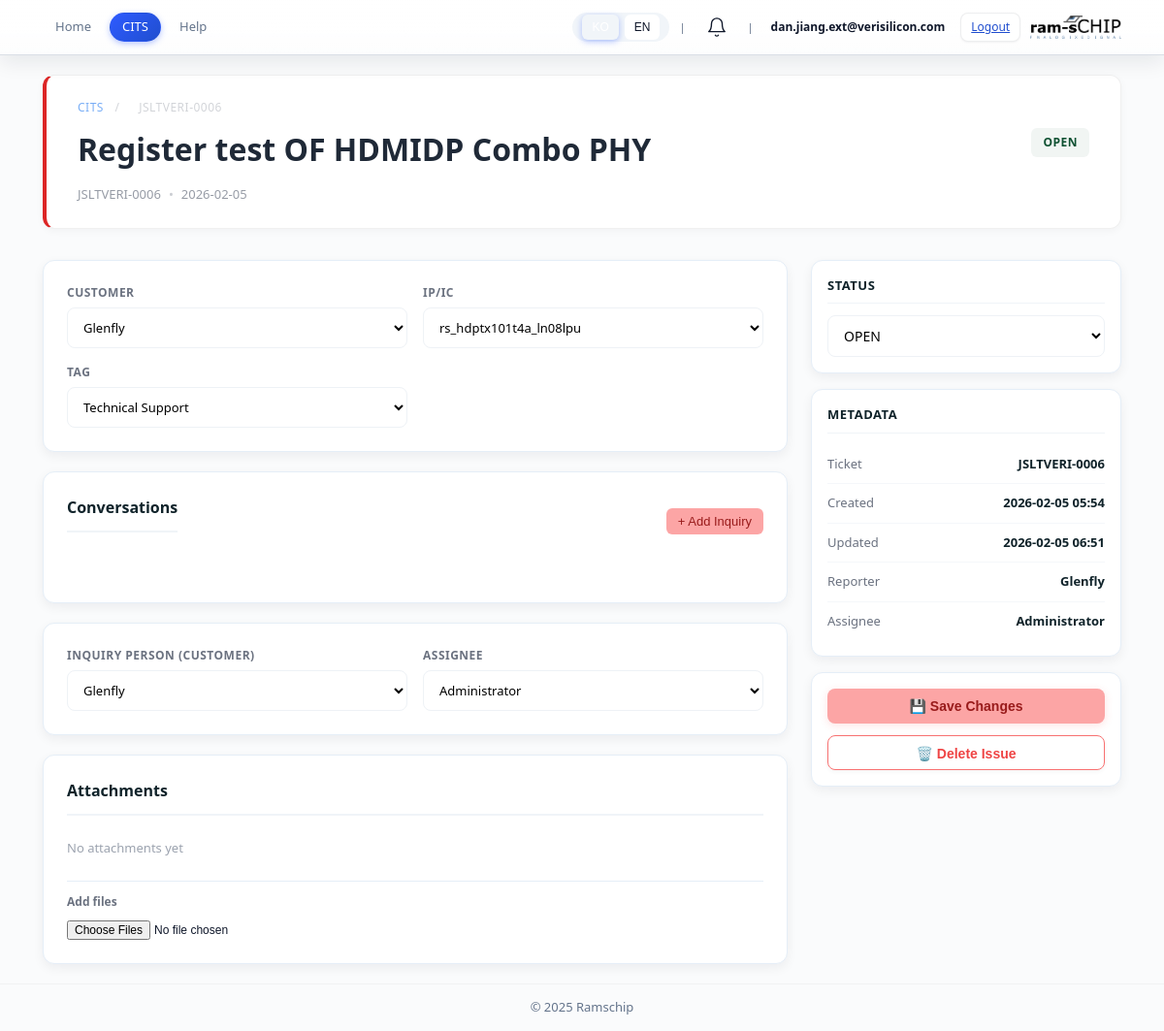
Page /cits/issue/6 (signed in) on the committed database.
### modules/cits/models.py (models this page shows)
class Customer(Base):
    __tablename__ = "customers"
    id: Mapped[int] = mapped_column(primary_key=True)
    name: Mapped[str] = mapped_column(String(255), unique=True, index=True)
    company: Mapped[str] = mapped_column(String(255), nullable=True)
    email: Mapped[str] = mapped_column(String(255), nullable=True)
    notes: Mapped[str] = mapped_column(Text, nullable=True)
    is_active: Mapped[bool] = mapped_column(default=True)
    created_at: Mapped[datetime] = mapped_column(default=datetime.utcnow)
    updated_at: Mapped[datetime] = mapped_column(default=datetime.utcnow, onupdate=datetime.utcnow)

class CustomerIssue(Base):
    __tablename__ = "customer_issues"
    id: Mapped[int] = mapped_column(primary_key=True)
    ticket_no: Mapped[str] = mapped_column(String(64), unique=True, index=True)
    title: Mapped[str] = mapped_column(String(255))
    description: Mapped[str] = mapped_column(Text, nullable=True)
    status: Mapped[str] = mapped_column(SAEnum(IssueStatusEnum, native_enum=False), default=IssueStatusEnum.OPEN)
    tag: Mapped[str] = mapped_column(SAEnum(IssueTagEnum, native_enum=False), nullable=True)
    customer: Mapped[str] = mapped_column(String(255), nullable=True)
    ip_ic: Mapped[str] = mapped_column(String(128), nullable=True)
    priority: Mapped[str] = mapped_column(String(32), nullable=True)
    reporter: Mapped[str] = mapped_column(String(128), nullable=True)
    assignee: Mapped[str] = mapped_column(String(128), nullable=True)
    attachments: Mapped[str] = mapped_column(String(1000), nullable=True)
    created_at: Mapped[datetime] = mapped_column(default=datetime.utcnow)
    updated_at: Mapped[datetime] = mapped_column(default=datetime.utcnow, onupdate=datetime.utcnow)
    __table_args__ = (
        Index('ix_customer_issues_status', 'status'),
    )

class IP(Base):
    __tablename__ = "ips"
    id: Mapped[int] = mapped_column(primary_key=True)
    customer_id: Mapped[int] = mapped_column(Integer, nullable=False, index=True)
    name: Mapped[str] = mapped_column(String(255), index=True)
    description: Mapped[str] = mapped_column(Text, nullable=True)
    is_active: Mapped[bool] = mapped_column(default=True)
    created_at: Mapped[datetime] = mapped_column(default=datetime.utcnow)
    updated_at: Mapped[datetime] = mapped_column(default=datetime.utcnow, onupdate=datetime.utcnow)

### modules/cits/routes/customer_issue.py (the view)
@router.get('/issue/{issue_id}', response_class=HTMLResponse)
def customer_issue_detail(request: Request, issue_id: int):
    auth_check = ensure_authenticated(request)
    if auth_check:
        return auth_check
    if templates is None:
        return HTMLResponse("<h1>Error: Templates not initialized</h1>")
    db = get_customer_db_sync()
    try:
        issue = db.query(CustomerIssue).filter(CustomerIssue.id == issue_id).first()
        if not issue:
            return HTMLResponse('<h1>Issue not found</h1>', status_code=404)
        disp = []
        if issue.attachments:
            parts = [p for p in issue.attachments.split(',') if p]
            non_prefixed = [p for p in parts if not (p.split('/')[-1].startswith('cits_'))]
            disp = non_prefixed if non_prefixed else parts
        issue.display_attachments = disp
        auth_db = get_auth_db_sync()
        try:
            users_raw = auth_db.query(AuthUser).filter(AuthUser.is_active == True).order_by(AuthUser.english_name).all()
            users = [{'english_name': u.english_name, 'korean_name': getattr(u, 'korean_name', '')} for u in users_raw]
        finally:
            auth_db.close()
        customers = db.query(Customer).filter(Customer.is_active == True).order_by(Customer.name).all()
        customer_ips = {}
        for cust in customers:
            ips = db.query(IP).filter(IP.customer_id == cust.id, IP.is_active == True).all()
            customer_ips[cust.id] = ips
        locale = get_locale(request)
        def t(key: str, *args, **kwargs):
            return i18n_t(key, locale, **kwargs)
        return templates.TemplateResponse('modules/cits/issue_detail.html', {
            'request': request,
            'locale': locale,
            't': t,
            'issue': issue,
            'users': users,
            'customers': customers,
            'customer_ips': customer_ips,
        })
    finally:
        db.close()

### templates/modules/cits/issue_detail.html (shortened to what this page needs)
{% extends "base.html" %}
{% block content %}
<main class="container cits-root">
  <div class="detail-header-hero">
    <div class="hero-breadcrumb">
      <a href="/cits/">CITS</a> <span>/</span> <span>{{ issue.ticket_no }}</span>
    </div>
    <div class="hero-container">
      <div class="hero-title-block">
        <input id="titleInput" class="hero-title-input" value="{{ issue.title|e }}" placeholder="Issue title" />
      </div>
      <div class="hero-status-block">
        <span class="status-badge status-{{ issue.status|lower }}">{{ issue.status }}</span>
      </div>
    </div>
    <div class="hero-meta">
      <span class="meta-item">{{ issue.ticket_no }}</span>
      <span class="meta-separator">•</span>
      <span class="meta-item">{{ issue.created_at.strftime('%Y-%m-%d') if issue.created_at else '—' }}</span>
    </div>
  </div>
  <div class="detail-wrapper">
    <div class="detail-main">
      <section class="content-card">
        <div class="details-grid">
          <div class="detail-field">
            <label>Customer</label>
            <select id="customerSelect" class="form-input" onchange="loadDetailCustomerIPs()">
              {% for c in customers %}
              <option value="{{ c.name }}" {% if issue.customer == c.name %}selected{% endif %}>{{ c.name }}</option>
              {% endfor %}
            </select>
          </div>
          <div class="detail-field">
            <label>IP/IC</label>
            <select id="ipSelect" class="form-input">
              {% if issue.customer and customers %}
                {% for c in customers %}
                  {% if c.name == issue.customer %}
                    {% for ip in customer_ips.get(c.id, []) %}
                    <option value="{{ ip.name }}" {% if issue.ip_ic == ip.name %}selected{% endif %}>{{ ip.name }}</option>
                    {% endfor %}
                  {% endif %}
                {% endfor %}
              {% endif %}
            </select>
          </div>
          <div class="detail-field">
            <label>Tag</label>
            <select id="tagSelect" class="form-input">
              <option value="Technical Support" {% if issue.tag == 'Technical Support' %}selected{% endif %}>Technical Support</option>
            </select>
          </div>
        </div>
      </section>
      <section class="content-card">
        <div class="conv-header">
          <h3 class="card-title">Conversations</h3>
          <button class="btn-add-conv" onclick="addConversation()">+ Add Inquiry</button>
        </div>
        <div id="conversationsList" class="conversations-list">
        </div>
      </section>
      <section class="content-card">
        <div class="details-grid">
          <div class="detail-field">
            <label>Inquiry Person (Customer)</label>
            <select id="reporterSelect" class="form-input">
              {% for c in customers %}
              <option value="{{ c.name }}" {% if issue.reporter == c.name %}selected{% endif %}>{{ c.name }}</option>
              {% endfor %}
            </select>
          </div>
          <div class="detail-field">
            <label>Assignee</label>
            <select id="assigneeSelect" class="form-input">
              {% for u in users %}
              <option value="{{ u.english_name }}" {% if issue.assignee == u.english_name %}selected{% endif %}>{{ u.english_name }}</option>
              {% endfor %}
            </select>
          </div>
        </div>
      </section>
      <section class="content-card">
        <h3 class="card-title">Attachments</h3>
        <div class="attachments-list">
          {% if issue.display_attachments %}
            {% for f in issue.display_attachments %}
              {% set ff = f.strip().replace('\\','/') %}
              {% set fname = ff.split('/')[-1] %}
              <div class="attach-item">
                <span class="attach-icon">📎</span>
                <a href="/{{ ff.lstrip('/') }}" target="_blank" class="attach-link">{{ fname }}</a>
                <button class="btn-remove" onclick="deleteAttachment({{ issue.id }}, '{{ fname }}', this)">Remove</button>
              </div>
            {% endfor %}
          {% else %}
            <p class="no-attachments">No attachments yet</p>
          {% endif %}
        </div>
        <div class="attach-upload">
          <label for="fileInput">Add files</label>
          <input id="fileInput" type="file" multiple />
        </div>
      </section>
    </div>
    <aside class="detail-sidebar">
      <div class="sidebar-card">
        <h4 class="sidebar-title">Status</h4>
        <select id="statusSelect" class="form-input status-select-sidebar">
          <option value="OPEN" {% if issue.status == 'OPEN' %}selected{% endif %}>OPEN</option>
        </select>
      </div>
      <div class="sidebar-card">
        <h4 class="sidebar-title">Metadata</h4>
        <div class="meta-row">
          <span class="meta-label">Ticket</span>
          <span class="meta-value">{{ issue.ticket_no }}</span>
        </div>
        <div class="meta-row">
          <span class="meta-label">Created</span>
          <span class="meta-value">{{ issue.created_at.strftime('%Y-%m-%d %H:%M') if issue.created_at else '—' }}</span>
        </div>
        <div class="meta-row">
          <span class="meta-label">Updated</span>
          <span class="meta-value">{{ issue.updated_at.strftime('%Y-%m-%d %H:%M') if issue.updated_at else '—' }}</span>
        </div>
        <div class="meta-row">
          <span class="meta-label">Reporter</span>
          <span class="meta-value">{{ issue.reporter or '—' }}</span>
        </div>
        <div class="meta-row">
          <span class="meta-label">Assignee</span>
          <span class="meta-value">{{ issue.assignee or '—' }}</span>
        </div>
      </div>
      <div class="sidebar-card sidebar-actions">
        <button class="btn btn-primary btn-full" onclick="saveIssueChanges({{ issue.id }})">💾 Save Changes</button>
        <button class="btn btn-danger btn-full" onclick="deleteIssue({{ issue.id }})">🗑️ Delete Issue</button>
      </div>
    </aside>
  </div>
</main>
{% endblock %}

### templates/base.html (shortened to what this page needs)
<!doctype html>
<html lang="ko">
<head>
  <link rel="stylesheet" href="/static/shared.css" />
  <link rel="stylesheet" href="/static/main.css" />
  <link rel="stylesheet" href="/static/auth.css" />
  <link rel="stylesheet" href="/static/admin_dashboard.css" />
  {% set path = request.url.path %}
  {% if path.startswith('/rpmt') or path.startswith('/admin') %}
  <link rel="stylesheet" href="/static/modules/rpmt/rpmt.css?v=4" />
  {% elif path.startswith('/svit') %}
  <link rel="stylesheet" href="/static/modules/svit/svit.css" />
  {% elif path.startswith('/cits') %}
  <link rel="stylesheet" href="/static/modules/cits/cits.css" />
  {% elif path.startswith('/apqp') %}
  <link rel="stylesheet" href="/static/modules/apqp/apqp.css" />
  {% elif path.startswith('/spec-center') %}
  <link rel="stylesheet" href="/static/modules/spec_center/spec_center.css" />
  {% elif path.startswith('/product-info') %}
  <link rel="stylesheet" href="/static/modules/product_info/product_info.css" />
  {% endif %}
</head>
<body class="bg">
  <header class="app-header header">
    <div class="header-inner">
      <div class="header-left">
        {% if path.startswith('/rpmt') or path.startswith('/admin') or path.startswith('/svit') or path.startswith('/main') or path.startswith('/admin-dashboard') or path.startswith('/apqp') or path.startswith('/spec-center') or path.startswith('/cits') or path.startswith('/profile') or path.startswith('/product-info') %}
        <nav class="nav-links">
          <a href="/" class="nav-link {% if path == '/' %}active{% endif %}">{{ t("common.home") }}</a>
          {% if path.startswith('/rpmt') or path.startswith('/admin') %}
          <a href="/rpmt" class="nav-link {% if path.startswith('/rpmt') or path.startswith('/admin') %}active{% endif %}">{{ t("nav.rpmt") }}</a>
          <a href="/rpmt/weekly" class="nav-link {% if path.startswith('/rpmt/weekly') %}active{% endif %}">{{ t("nav.weekly") }}</a>
          <a href="/rpmt/help" class="nav-link {% if path.startswith('/rpmt/help') %}active{% endif %}">{{ t("common.help") }}</a>
          {% if request.session.get("role") == "Admin" %}
          <a href="/rpmt/admin" class="nav-link {% if path.startswith('/rpmt/admin') or path.startswith('/admin') %}active{% endif %}">⚙️ {{ t("nav.admin", locale) }}</a>
          {% endif %}
          {% elif path.startswith('/apqp') %}
          <a href="/apqp" class="nav-link {% if path.startswith('/apqp') %}active{% endif %}">APQP</a>
          <a href="/apqp/help" class="nav-link {% if path.startswith('/apqp/help') %}active{% endif %}">{{ t("common.help") }}</a>
          {% elif path.startswith('/cits') %}
          <a href="/cits" class="nav-link {% if path.startswith('/cits') %}active{% endif %}">CITS</a>
          <a href="/cits/help" class="nav-link {% if path.startswith('/cits/help') %}active{% endif %}">{{ t("common.help") }}</a>
          {% elif path.startswith('/spec-center') %}
          <a href="/spec-center/" class="nav-link {% if path.startswith('/spec-center') %}active{% endif %}">{{ t("nav.spec_center", locale) }}</a>
          <a href="/spec-center/help" class="nav-link {% if path.startswith('/spec-center/help') %}active{% endif %}">{{ t("common.help") }}</a>
          {% elif path.startswith('/product-info') %}
          <a href="/product-info" class="nav-link {% if path.startswith('/product-info') %}active{% endif %}">{{ t("nav.product_info", locale) }}</a>
          {% elif path.startswith('/main') %}
          <a href="/main" class="nav-link {% if path == '/main' %}active{% endif %}">{{ t("nav.main") }}</a>
          {% if request.session.get("role") == "Admin" %}
          <a href="/main/admin" class="nav-link {% if path == '/main/admin' %}active{% endif %}">⚙️ {{ t("nav.admin", locale) }}</a>
          {% endif %}
          {% endif %}
        </nav>
        {% endif %}
      </div>
      <div class="header-right">
        <div class="lang-selector" role="group" aria-label="Language selector">
          <button onclick="setLanguage('ko')" aria-label="{{ t('common.lang_ko') }}" class="lang-btn {% if request.cookies.get('lang', 'ko') == 'ko' %}active{% endif %}">KO</button>
          <button onclick="setLanguage('en')" aria-label="{{ t('common.lang_en') }}" class="lang-btn {% if request.cookies.get('lang', 'ko') == 'en' %}active{% endif %}">EN</button>
        </div>
        {% if request.session.get("is_authenticated") %}
        <span class="divider">|</span>
        <div class="notification-container">
          <button class="notification-bell" id="notificationBell" aria-label="Notifications" title="{{ t('common.notifications', locale) }}">
            <svg xmlns="http://www.w3.org/2000/svg" viewBox="0 0 24 24" fill="none" stroke="currentColor" stroke-width="2" stroke-linecap="round" stroke-linejoin="round">
              <path d="M18 8A6 6 0 0 0 6 8c0 7-3 9-3 9h18s-3-2-3-9"></path>
              <path d="M13.73 21a2 2 0 0 1-3.46 0"></path>
            </svg>
          </button>
        </div>
        {% endif %}
        {% if request.session.get("is_authenticated") %}
        <span class="divider">|</span>
        <div class="user-info">
          <a href="/profile" class="user-id-link">{{ request.session.get("english_name") }}</a>
          <a href="/auth/logout" class="btn small ghost logout-link">{{ t("common.logout") }}</a>
        </div>
        {% elif request.url.path.startswith('/main') or request.url.path.startswith('/rpmt/admin') or request.url.path.startswith('/svit/admin') %}
        <span class="divider">|</span>
        <a href="/auth/logout" class="btn small ghost logout-link">{{ t("common.logout") }}</a>
        {% endif %}
        <a href="/" class="brand header-logo">
          <img src="/static/ramschip_logo.png" alt="Ramschip" class="logo" />
        </a>
      </div>
    </div>
  </header>
  {% block content %}{% endblock %}
  <footer class="app-footer">
    <div>© {{ now().year if now else 2025 }} Ramschip</div>
  </footer>
</body>
</html>

### rows in the picture
Customer: session.get "dan.jiang.ext@verisilicon.com"
CustomerIssue: ticket_no "JSLTVERI-0006", title "Register test OF HDMIDP Combo PHY", status "OPEN", created_at "2026-02-05", customer.name "Glenfly", ip_ic+customer "rs_hdptx101t4a_ln08lpu", tag "Technical Support", reporter.name "Glenfly", assignee "Administrator", created_at "2026-02-05 05:54", updated_at "2026-02-05 06:51", reporter "Glenfly"

### other values in the picture
{{ t("common.home") }} "Home"
{{ t("common.help") }} "Help"
{{ t("common.logout") }} "Logout"
